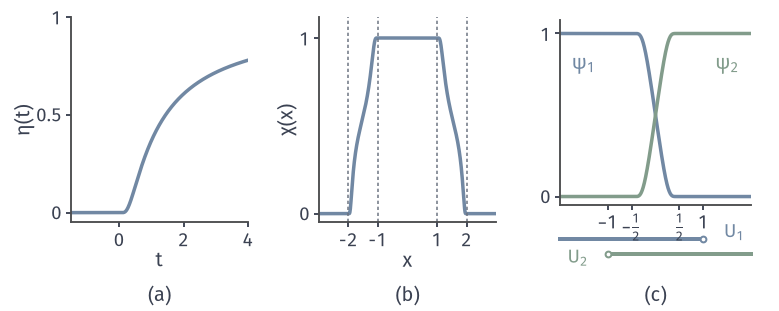

This figure's Python source:
"""The flat function eta, the cutoff chi, and a two-function partition of unity on the real line."""
from pathlib import Path
import sys
ROOT = next(p for p in Path(__file__).resolve().parents if (p/"build.sh").is_file() and (p/"tex/book.tex").is_file())
sys.path.insert(0, str(ROOT/"figures/04-spaces-measures-and-geometry/04-manifolds/matplotlib/mfd-common"))
from mfd3d import *

W, H = 110, 44
fig, ax = canvas(W, H)
def inset(x, y, w, h):
    a = fig.add_axes([x/W, y/H, w/W, h/H])
    a.spines[['top', 'right']].set_visible(False)
    a.tick_params(length=2, width=.75, pad=1.5)
    return a
def eta(t):
    t = np.asarray(t, float); out = np.zeros_like(t); out[t > 0] = np.exp(-1/t[t > 0]); return out
a = inset(10, 12.5, 25, 29)
t = np.linspace(-1.5, 4, 801); a.plot(t, eta(t), color=BLUE, lw=1.4)
a.set_xlim(-1.5, 4); a.set_ylim(-.05, 1.0); a.set_xticks([0, 2, 4]); a.set_yticks([0, .5, 1], ['$0$', '$0.5$', '$1$']); a.set_xlabel('$t$', labelpad=.5); a.set_ylabel(r'$\eta(t)$', labelpad=.5)
b = inset(45, 12.5, 25, 29)
r, R = 1.0, 2.0
x = np.linspace(-3, 3, 1201); nu = eta(R**2-x**2); de = nu+eta(x**2-r**2); b.plot(x, nu/de, color=BLUE, lw=1.4)
for v in (-2, -1, 1, 2):
    b.axvline(v, color=MUTED, lw=.6, ls=(0, (2.2, 1.8)))
b.set_xlim(-3, 3); b.set_ylim(-.05, 1.12); b.set_xticks([-2, -1, 1, 2]); b.set_yticks([0, 1], ['$0$', '$1$']); b.set_xlabel('$x$', labelpad=.5); b.set_ylabel(r'$\chi(x)$', labelpad=.5)
c = inset(79, 15, 27, 26)
x = np.linspace(-2, 2, 1201)
u, v = eta(.5-x), eta(x+.5)
c.plot(x, u/(u+v), color=BLUE, lw=1.4); c.plot(x, v/(u+v), color=GREEN, lw=1.4)
c.set_xlim(-2, 2); c.set_ylim(-.05, 1.08); c.set_xticks([-1, -.5, .5, 1], ['$-1$', r'$-\frac{1}{2}$', r'$\frac{1}{2}$', '$1$']); c.set_yticks([0, 1], ['$0$', '$1$'])
c.text(-1.75, .78, r'$\psi_1$', color=BLUE, fontsize=8); c.text(1.25, .78, r'$\psi_2$', color=GREEN, fontsize=8)
c.spines['bottom'].set_position(('data', -.05))
# supports of the cover drawn under the axis, in the canvas.
xp = lambda v: 79+(v+2)/4*27
ax.plot([xp(-2), xp(1)], [10.2, 10.2], color=BLUE, lw=1.6); ax.plot([xp(-1), xp(2)], [8.0, 8.0], color=GREEN, lw=1.6)
dot(ax, (xp(1), 10.2), BLUE, size=1.1, hollow=True); dot(ax, (xp(-1), 8.0), GREEN, size=1.1, hollow=True)
label(ax, (xp(-1.62), 7.6), '$U_2$', 7.5, GREEN); label(ax, (xp(1.65), 11.2), '$U_1$', 7.5, BLUE)
panel_tag(ax, 22.5, 1.4, '(a)'); panel_tag(ax, 57.5, 1.4, '(b)'); panel_tag(ax, xp(0), 1.4, '(c)')
save(fig, Path(__file__).resolve().parent, 'figure', {'formula': 'eta(t)=exp(-1/t) for t>0, else 0; chi with r=1,R=2; psi_1,psi_2 on U1=(-inf,1), U2=(-1,inf)'})
